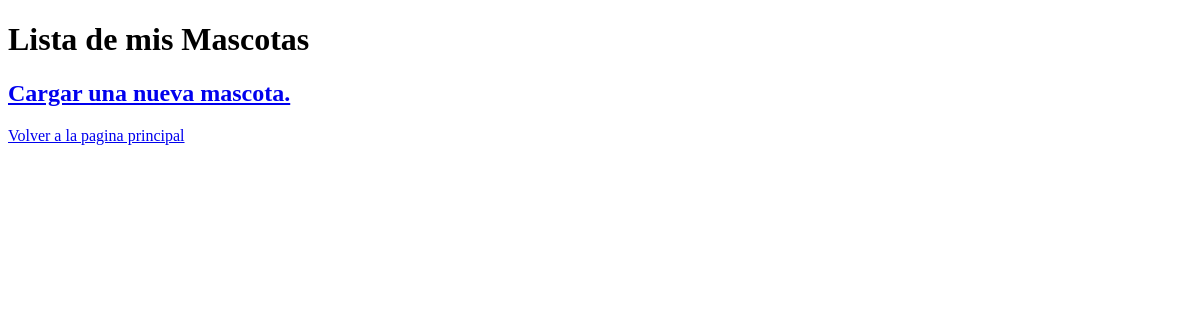
Before: /mascotas/ with the older database file.
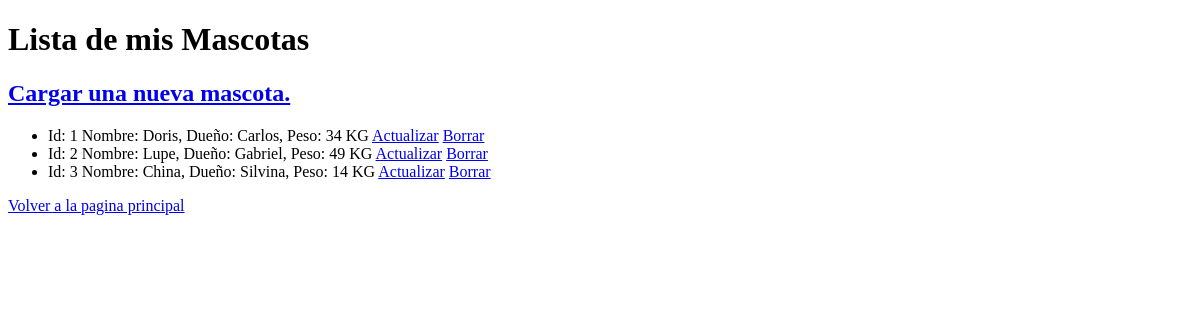
After: the same page with the newer database file.
### ejemplo/models.py (models this page shows, shortened)
class Mascota(models.Model):
    nombre = models.CharField(max_length=100)
    dueno = models.CharField(max_length=200)
    peso = models.IntegerField()

### ejemplo/views.py (the view)
# urls.py: path('mascotas/', mostrar_mascotas),
def mostrar_mascotas(request):
  lista_mascotas = Mascota.objects.all()
  return render(request, "ejemplo/mascotas.html", {"lista_mascotas": lista_mascotas})

### ejemplo/templates/ejemplo/mascotas.html (shortened to what this page needs)
<!DOCTYPE html>
<html lang="en">
<head>
</head>
<body>
    {% block titulo %}
    <h1>Lista de mis Mascotas</h1>
    {% endblock %}
    {% block contenido %}
    <h2><a href="/mascotas/alta">Cargar una nueva mascota.</a></h2>
    <ul>
    {% for mascota in lista_mascotas %}
        <li>
        Id: {{mascota.id}} Nombre: {{mascota.nombre}}, Dueño: {{mascota.dueno}}, Peso: {{mascota.peso}} KG
        <a href="/mascotas/actualizar/{{ mascota.id }}">Actualizar</a>
        <a href="/mascotas/borrar/{{ mascota.id }}">Borrar</a>
        </li>
    {% endfor %}
    </ul>
    <a href="/pagina-principal">Volver a la pagina principal</a>
    {% endblock %}
</body>
</html>

Changed rows visible on the page:
added Mascota: id "1", nombre "Doris", dueno "Carlos", peso "34"
added Mascota: id "2", nombre "Lupe", dueno "Gabriel", peso "49"
added Mascota: id "3", nombre "China", dueno "Silvina", peso "14"
